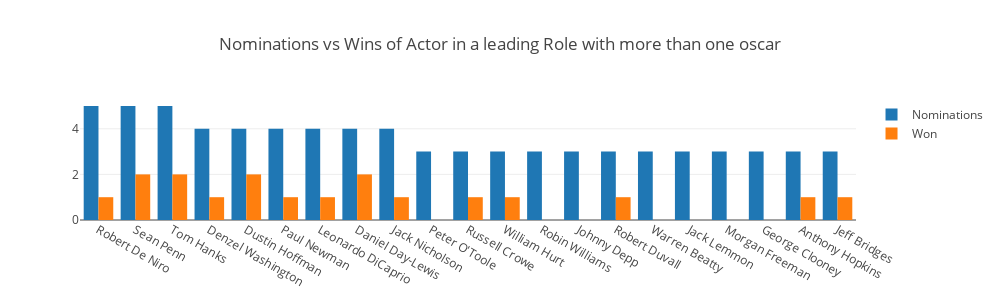

The cell this chart's notebook holds for it:
### Code cell
actor_nom = df[(df['Award'] == 'Actor in a Leading Role') ]['Name'].value_counts()
actor_nom = actor_nom[(actor_nom.values > 2)]
actor_win =  df[(df['Award'] == 'Actor in a Leading Role') & df['Winner'] == 1]['Name'].value_counts()
won = []
for i in actor_nom.index:
    if i in actor_win.index:
        won.append(actor_win[i])
    else:
        won.append(0)
trace1 = go.Bar(
    x=actor_nom.index,
    y=actor_nom.values,
    name='Nominations'
)
trace2 = go.Bar(
    x=actor_nom.index,
    y=won,
    name='Won'
)

data = [trace1, trace2]
plotly.offline.iplot({
    "data": data,
    "layout": go.Layout(barmode='group', title="Nominations vs Wins of Actor in a leading Role with more than one oscar"
                           ,width=1000,height=300,)
})

### Figure 1 — Plotly figure (JSON) as saved in the notebook; plotly's stock layout.template omitted (floating-point values rounded to 4 significant figures)
{"data": [{"name": "Nominations", "type": "bar", "x": ["Robert De Niro", "Sean Penn", "Tom Hanks", "Denzel Washington", "Dustin Hoffman", "Paul Newman", "Leonardo DiCaprio", "Daniel Day-Lewis", "Jack Nicholson", "Peter O'Toole", "Russell Crowe", "William Hurt", "Robin Williams", "Johnny Depp", "Robert Duvall", "Warren Beatty", "Jack Lemmon", "Morgan Freeman", "George Clooney", "Anthony Hopkins", "Jeff Bridges"], "y": [5, 5, 5, 4, 4, 4, 4, 4, 4, 3, 3, 3, 3, 3, 3, 3, 3, 3, 3, 3, 3]}, {"name": "Won", "type": "bar", "x": ["Robert De Niro", "Sean Penn", "Tom Hanks", "Denzel Washington", "Dustin Hoffman", "Paul Newman", "Leonardo DiCaprio", "Daniel Day-Lewis", "Jack Nicholson", "Peter O'Toole", "Russell Crowe", "William Hurt", "Robin Williams", "Johnny Depp", "Robert Duvall", "Warren Beatty", "Jack Lemmon", "Morgan Freeman", "George Clooney", "Anthony Hopkins", "Jeff Bridges"], "y": [1, 2, 2, 1, 2, 1, 1, 2, 1, 0, 1, 1, 0, 0, 1, 0, 0, 0, 0, 1, 1]}], "layout": {"barmode": "group", "height": 300, "title": "Nominations vs Wins of Actor in a leading Role with more than one oscar", "width": 1000}}
